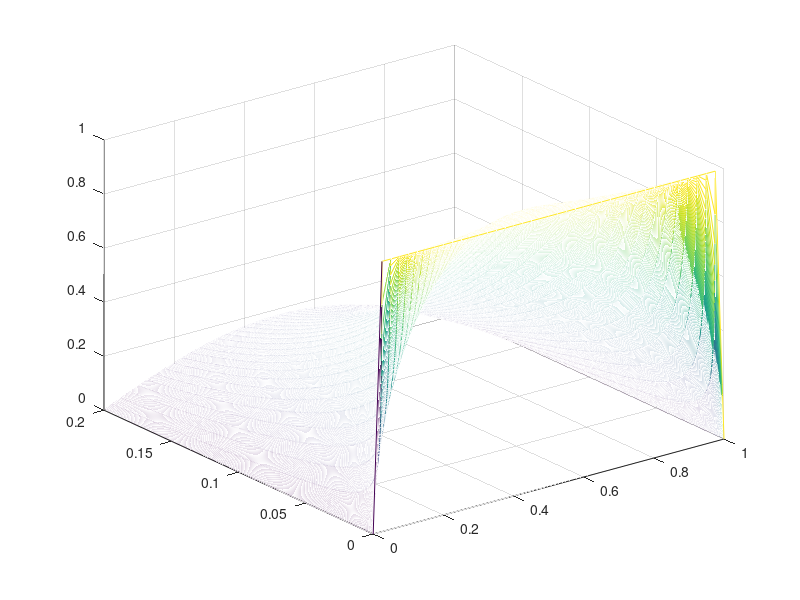

Here is the MATLAB script that generated this plot:
n=40;
h=1/n;
t=2000;
l=0.0001;

u=zeros(n+1, t+1);
u(:,1)=1;
u(n+1,:)=0;
u(1,:)=0;

for j=2:t+1
    for i=2:n 
        u(i,j) = (u(i+1, j-1) + u(i-1, j-1))*l/h^2 + (h^2-2*l)/h^2*u(i, j-1);
    end
end

x=0:h:1;
y=0:l:0.2;
[x,y]=meshgrid(x, y);
u=u';
mesh(x, y, u)
u=u';